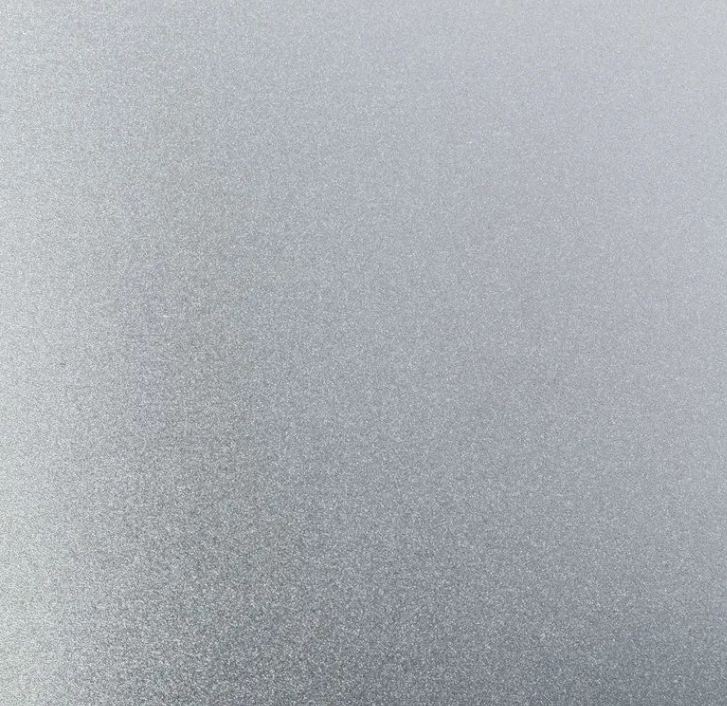
#> input picture 1.png, 727 x 706 px
$ python flawmaker.py   (older library calls are emulated)
#> lines starting #> are read from the running program, lines starting #| are printed output that depends on the picture; after the words box and inside, x2 and y2 are one past the last pixel; in counts of white or black regions, pixels touching at a corner belong together
### maskmaker.py
'''
生成masks
'''

from typing import Tuple
import numpy as np

COLORS = ((244,  67,  54),
          (233,  30,  99),
          (156,  39, 176),
          (103,  58, 183),
          ( 63,  81, 181),
          ( 33, 150, 243),
          (  3, 169, 244),
          (  0, 188, 212),
          (  0, 150, 136),
          ( 76, 175,  80),
          (139, 195,  74),
          (205, 220,  57),
          (255, 235,  59),
          (255, 193,   7),
          (255, 152,   0),
          (255,  87,  34),
          (121,  85,  72),
          (158, 158, 158),
          ( 96, 125, 139))

def assignColor(idx):
    num_colors = len(COLORS)
    idx %= num_colors
    color = COLORS[idx]
    hex_color = f'#{hex(color[0])}{hex(color[1])}{hex(color[2])}'
    hex_color = hex_color.replace('0x', '')
    return hex_color

class MaskMakerBase(object):
    name_classes = []
    def __init__(self, name) -> None:
        self.name = name
        if name not in MaskMakerBase.name_classes:
            MaskMakerBase.name_classes.append(name)

    def __call__(self)->Tuple:
        raise NotImplemented

    @classmethod
    def classes_info(self):
        classes_info_list = []
        for id, name in enumerate(MaskMakerBase.name_classes, 0):   # 缺陷id从0开始
            class_info_dict = {
                "attribute_groups": [],
                "color": assignColor(id),
                "id": id + 1,
                "name": name,
                "opened": True
            }
            classes_info_list.append(class_info_dict)
        return classes_info_list

# 多边形
class PolygonMaskMaker(MaskMakerBase):
    def __init__(self,
                name,
                aradius,
                bradius,
                num_vertex = 8,
                random_ratote = True,
                ratio = 0.75
                ) -> None:
        super().__init__(name)
        self.aradius = aradius
        self.bradius = bradius
        self.num_vertex = num_vertex
        self. random_ratote = random_ratote  # 是否随机角度旋转
        self.ratio = ratio

    def __call__(self, img_size)->Tuple:  # (classId, points)
        classId = MaskMakerBase.name_classes.index(self.name)
        maxx, maxy = img_size[0], img_size[1]
        x_, y_ = np.random.randint(0, maxx), np.random.randint(0, maxy)   # 随机生成缺陷位置
        a, b = self.aradius, self.bradius
        '''
        根据椭圆方程生成多边形
        x = acos(θ)
        y = bcos(θ)
        '''
        rotate_angle = np.random.randint(0, 360)
        α = np.deg2rad(rotate_angle)
        points = []
        θs = np.linspace(0, 2*np.pi, self.num_vertex)
        for θ in θs:
            a_ = np.random.uniform(a* self.ratio, a / self.ratio)
            b_ = np.random.uniform(b* self.ratio, b / self.ratio)
            _x = a_*np.cos(θ)
            _y = b_*np.sin(θ)
            x,y=0,0
            if self.random_ratote:
                x = _x*np.cos(α) - _y*np.sin(α) + x_
                y = _x*np.sin(α) + _y*np.cos(α) + y_
            if x >= 0 and x <= maxx and y >=0 and y <= maxy:
                points.append(x)
                points.append(y)

        return classId, points

# 点状
class DotMaskMaker(PolygonMaskMaker):
    def __init__(self) -> None:
        super().__init__('Dot', 5, 5, ratio = 0.9)

# 线状
class LineMaskMaker(PolygonMaskMaker):
    def __init__(self) -> None:
        super().__init__('Line', 18, 1.5, 20, 0.8, ratio=0.8)

# 块状
class BlockMaskMaker(PolygonMaskMaker):
    def __init__(self) -> None:
        super().__init__('Block', 12, 12, 10, ratio=0.75)

### flawmaker.py
'''
采用随机方式生成缺陷，保存为subannotation数据格式
'''
import cv2 as cv
import numpy as np
from pathlib import Path
import os, json
from maskmaker import *
import pycocotools.mask as maskUtils
import PIL.Image as Image

class FlawMaker(object):
    def __init__(self,
                num_imgs:int,
                genrator_funs,
                save_dir:str,
                bkcolor_func = None,
                forecolor_func = None,
                vague_edge = False,
                image_size = [550,550],
                min_num_obj = 1,
                max_num_obj = 5,
                ) -> None:
        self.num_imgs = num_imgs               # 生成图像的数量
        self.genrator_funs = genrator_funs     # 产生缺陷函数列表
        self.save_dir_path = Path(save_dir)    # 保存目录
        self.bk_func = bkcolor_func            # 产生背景函数
        self.fore_func = forecolor_func        # 产生前景函数
        self.vague_edge = vague_edge           # 模糊边缘
        self.image_size = image_size           # 图像大小
        self.min_num_obj = min_num_obj         # 最少缺陷数量
        self.max_num_obj = max_num_obj         # 最大缺陷数量

    def create_config_files(self):
        # 创建保存目录
        if not self.save_dir_path.exists():
            os.makedirs(self.save_dir_path)

        # 创建images目录
        if not self.save_dir_path.joinpath('images').exists():
            os.makedirs(self.save_dir_path.joinpath('images'))

        # 创建thumb目录
        if not self.save_dir_path.joinpath('images/thumb').exists():
            os.makedirs(self.save_dir_path.joinpath('images/thumb'))

        # 创建config.json文件
        config_path = self.save_dir_path.joinpath('config.json')
        config_content = {"pathSeparator":"\\","os":"win32"}
        with open(config_path, 'w', encoding='utf-8') as handle:
            json.dump(config_content, handle)

        # 创建classes.json文件
        classes_path = self.save_dir_path.joinpath('classes.json')
        classes_content = MaskMakerBase.classes_info()
        with open(classes_path, 'w', encoding='utf-8') as handle:
            json.dump(classes_content, handle)

    # 返回轮廓的mask
    def points2mask(self, points, imgSize):
        _points = [points]
        w, h = imgSize[0], imgSize[1]
        rles = maskUtils.frPyObjects(_points, h, w)
        rle = maskUtils.merge(rles)
        m = maskUtils.decode(rle)
        return m

    def __call__(self):
        # 创建配置文件
        self.create_config_files()

        # 创建图像和annotations.json文件
        img_dir_path = self.save_dir_path.joinpath('images')
        annotations_content = {
            "___sa_version___": "1.0.0"
        }

        # images.sa文件
        saes_content = []

        print('creating...')
        for i in range(self.num_imgs):
            # 生成背景图像
            img = None
            if self.bk_func is None:
                img = np.ones(self.image_size, np.uint8) * 100
            else:
                img = self.bk_func(self.image_size)

            img_path = img_dir_path.joinpath(f'{i}.jpg')
            instances = []
            annotations_img = {
                'instances':instances,
                'tags': [],
                'metadata': {
                'version': '1.0.0',
                'name': img_path.name,
                'status': 'In progress'
                }
            }
            annotations_content[img_path.name] = annotations_img

            # sa
            thumb_path = img_dir_path.joinpath('thumb').joinpath(f'thmb_{img_path.name}')
            sa = {
                "srcPath": str(img_path.absolute()),
                "name": img_path.name,
                "imagePath": str(img_path.absolute()),
                "thumbPath": str(thumb_path.absolute()),
                "valid": True
            }
            saes_content.append(sa)

            num_obj = np.random.randint(self.min_num_obj, self.max_num_obj+1)
            func_idxs = []
            for _ in range(num_obj):
                func_idx = np.random.randint(0, len(self.genrator_funs))
                func_idxs.append(func_idx)
            func_idxs = np.sort(func_idxs)

            img_avg_gray = np.mean(img)
            ks = [9, 3, 3]
            for func_idx in func_idxs:
                # 生成annotations和mask
                generator_func = self.genrator_funs[func_idx]
                classId, points = generator_func(self.image_size)
                if len(points) < 2*3:  # 保证至少三个顶点
                    continue
                # 点信息
                instance = {
                    "type": "polygon",
                    "classId": classId + 1,
                    "probability": 100,
                    "points": list(points),
                    "groupId": 0,
                    "pointLabels": {},
                    "locked": False,
                    "visible": True,
                    "attributes": []
                }
                instances.append(instance)
                mask = self.points2mask(points, self.image_size)
                indexs = (mask == 1)
                # gray_v = 100 if self.fore_func is None else self.fore_func()
                coffi = [-1,1][np.random.randint(0,2)]
                gray_v = img_avg_gray + coffi*np.random.randint(60,80)
                if self.vague_edge:
                    indexs = (mask > 0)
                    avg_img = np.ones_like(img) * img_avg_gray
                    mask[indexs] = gray_v
                    avg_img[indexs] = mask[indexs]
                    k = ks[func_idx]
                    avg_img = cv.GaussianBlur(avg_img, ksize=(k, k), sigmaX=0, sigmaY=0)
                    mask[indexs] = avg_img[indexs]
                else:
                    mask[indexs] = gray_v
                img[indexs] = mask[indexs]

            # 写入图像
            PIL_img = Image.fromarray(img)
            PIL_img = PIL_img.convert('L')
            PIL_img.save(img_path)

            # 缩略图
            PIL_img = PIL_img.resize((96,96),Image.ANTIALIAS)
            PIL_img.save(thumb_path)

            print(f'creating... {i+1}/{self.num_imgs}')

        # annotations.json文件
        annotations_path = self.save_dir_path.joinpath('annotations.json')
        with open(annotations_path, 'w') as handle:
            json.dump(annotations_content, handle)

        # 创建imges.sa文件
        sa_path = img_dir_path.joinpath('images.sa')
        with open(sa_path, 'w') as handle:
            json.dump(saes_content, handle)

        print('finished.')

# 随机灰度
class rand_gray(object):
    def __init__(self, min, max) -> None:
        self.min = min
        self.max = max
    def __call__(self):
        return np.random.randint(self.min, self.max)

import cv2
img1 = cv2.imread('1.png')
#> img1 is the input picture: shape (706, 727, 3); mean B, G, R 179.5, 175, 170
img1 = cv2.cvtColor(img1, cv2.COLOR_BGR2GRAY)
#> img1: shape (706, 727)
img2 = cv2.imread('2.png')
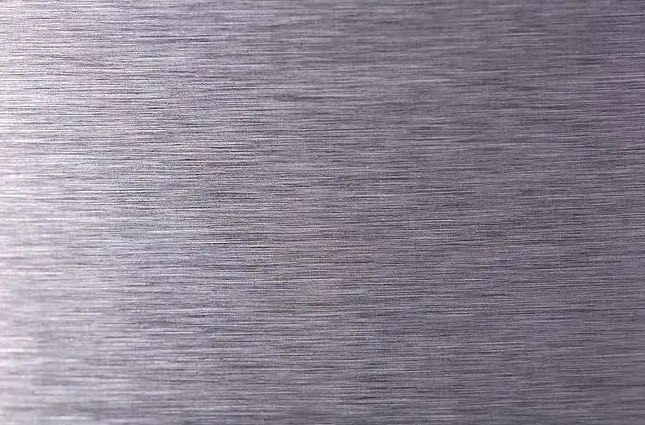
#> input picture 2.png, 645 x 425 px
#> img2 is the input picture: shape (425, 645, 3); mean B, G, R 147.8, 134.4, 141.4
img2 = cv2.cvtColor(img2, cv2.COLOR_BGR2GRAY)
#> img2: shape (425, 645)
imgs = [img1, img2]

# 生成灰度图像
class rand_gray_img(object):
    def __init__(self, min, max) -> None:
        self.min = min
        self.max = max
    def __call__(self, img_size):
        gray_value = np.random.randint(self.min, self.max)
        return np.ones(img_size) * gray_value

    # 生成灰度图像
class rand_gray_img2(object):
    def __init__(self, img_size) -> None:
        self.images = []
        for im in imgs:
            _im = cv2.resize(im, img_size)
            self.images.append(_im)
#> this loop made 2 passes
#> after the loop, self.images = 2 items
    def __call__(self, img_size):
        idx = np.random.randint(0, len(self.images))
        return self.images[idx].copy()

if __name__ == '__main__':
    w,h = 500,1263
    num = 50
    flawMaker = FlawMaker(num,
                        [BlockMaskMaker(), LineMaskMaker(), DotMaskMaker()],   #  排序，依次从下到上，避免小目标被遮挡
                        f'./data/testdata-{w}-{h}-{num}',
                        bkcolor_func = rand_gray_img2([w,h]),
                        forecolor_func= rand_gray(30,225),
                        image_size=[w,h],
                        vague_edge=True,
                        min_num_obj=1,
                        max_num_obj=3
                        )
    flawMaker()
#> the loop in __call__, `for i in range(self.num_imgs):` made 50 passes
#> img_avg_gray on passes 1, 2, 3, 4, 5, 6, 7, 9, 10, 11, 12, 13: 173.9, 173.9, 173.9, 173.9, 173.9, 138, 138, 173.9, 173.9, 173.9, 138, 138
#> img_avg_gray on passes 8, 14, 15, 17, 19, 23: 173.9, 138, 173.9, 173.9, 173.9, 173.9
#> pass 1, in __call__, `img = self.bk_func(self.image_size)`:
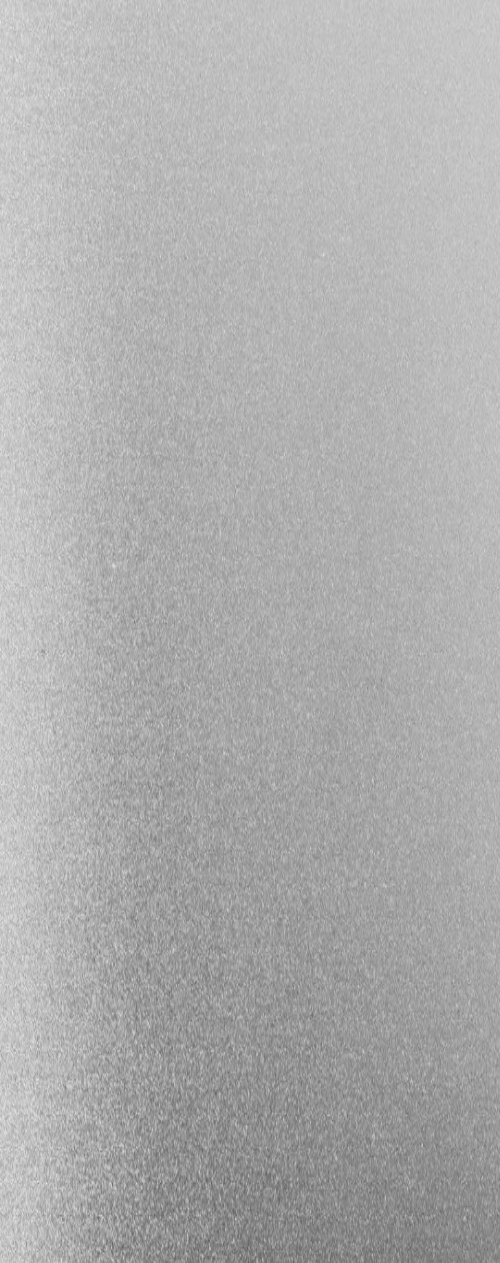
#> img: shape (1263, 500); min 95, max 236, mean 173.9
#> pass 1, in points2mask, `m = maskUtils.decode(rle)`:
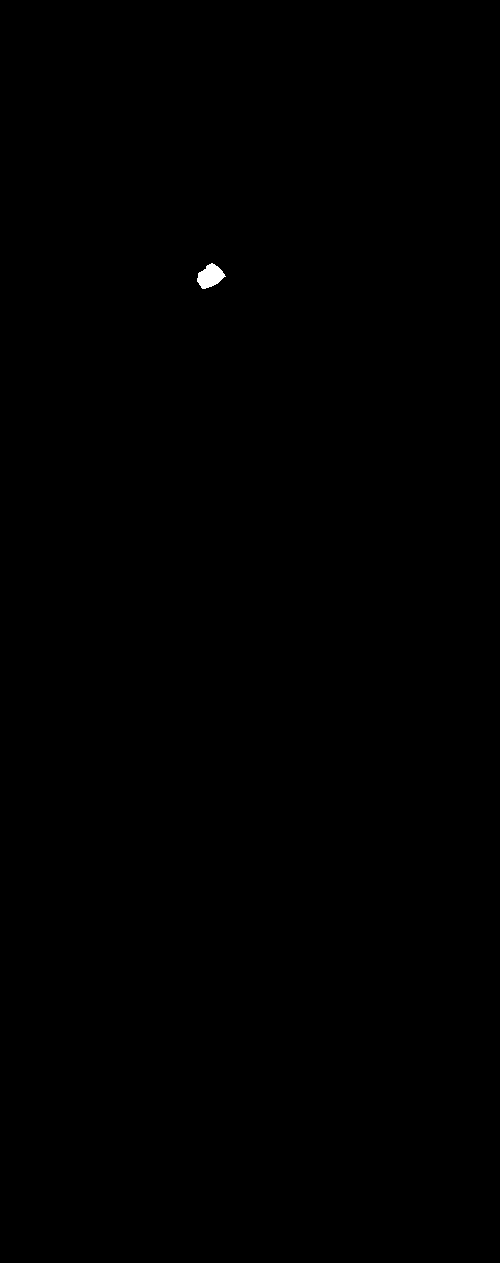
#> m: shape (1263, 500); values 0 (black) and 1 (white), 0.07% white; 1 white region, box (x1, y1, x2, y2) and area: (197, 263, 226, 289) 464
#> after the loop in __call__, `for i in range(self.num_imgs):`:
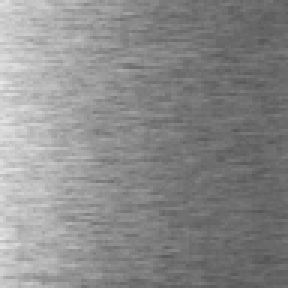
#> PIL_img: PIL image 96x96 L (shown 3 times larger); min 84, max 232, mean 138
#> after the loop in __call__, `for i in range(self.num_imgs):`:
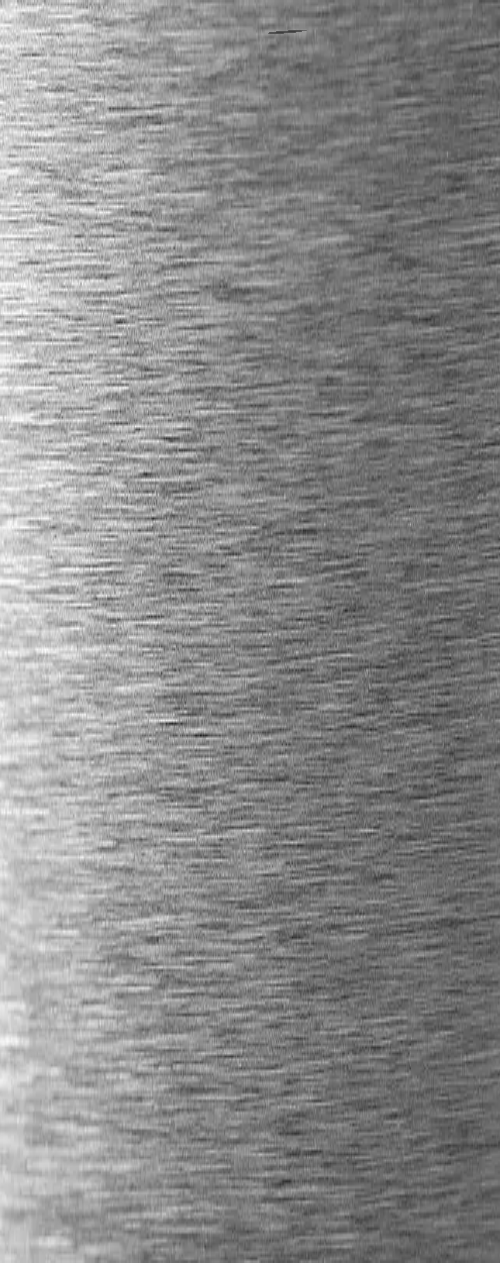
#> img: shape (1263, 500); min 28, max 255, mean 138
